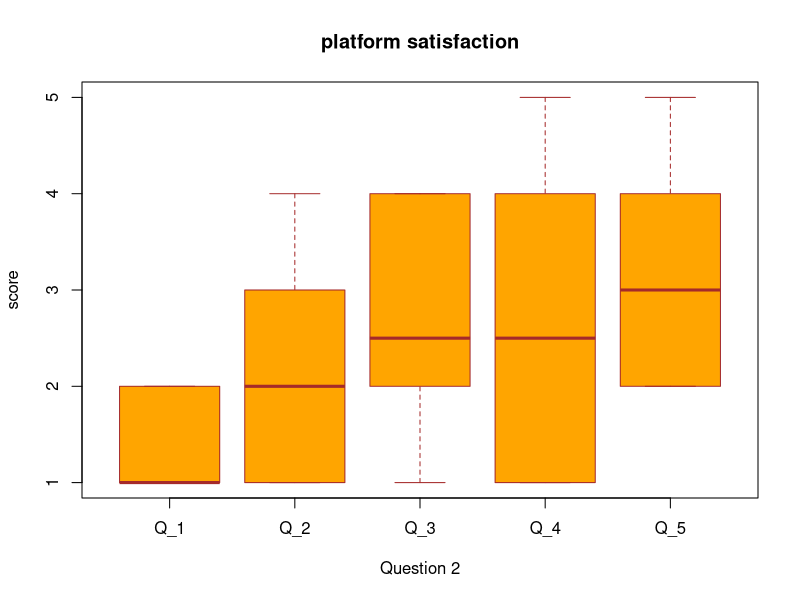

Generate this figure with R:
df <- data.frame(Q_1 = c(1, 2, 1, 1, 2, 1, 1, 2, 1, 2), 
                 Q_2 = c(3, 2, 3, 1, 1, 2, 3, 4, 2, 1),
                 Q_3 = c(1, 3, 4, 2, 4, 1, 2, 3, 4, 2),
                 Q_4 = c(1, 5, 4, 3, 2, 1, 1, 2, 3, 4),
                 Q_5 = c(2, 2, 3, 2, 2, 3, 4, 4, 4, 5))

boxplot(df,
        main="platform satisfaction",
        xlab="Question 2",
        ylab="score",
        col="orange",
        border="brown"
        )
